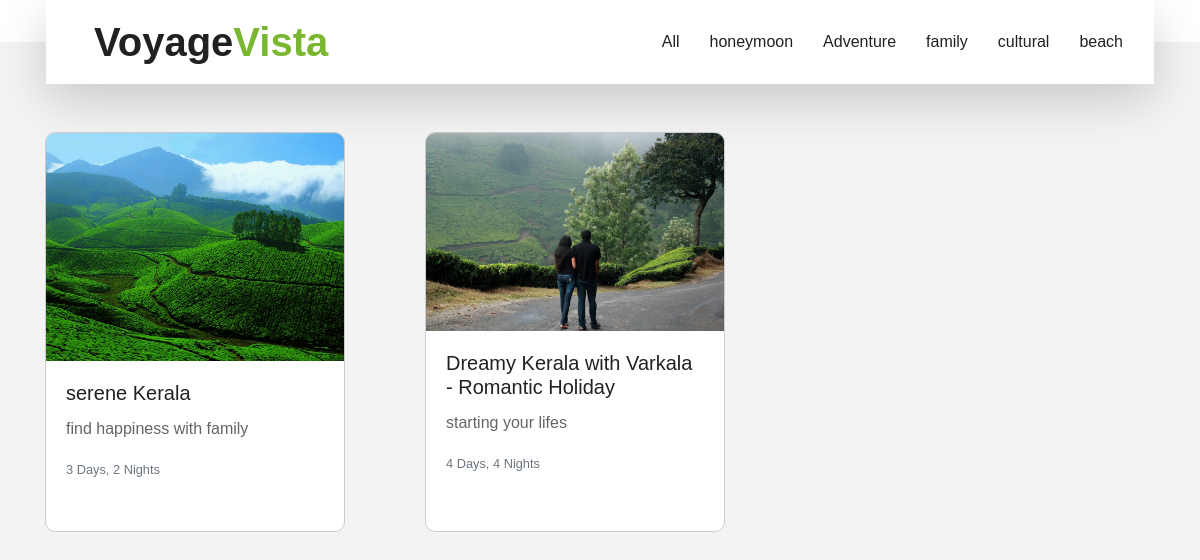
The page /package_details/ on the database its author committed.
### travelapp/models.py (models this page shows, shortened)
class Category(models.Model):
     Categoryname=models.CharField(max_length=200)

class Places(models.Model):
     category=models.ForeignKey(Category,on_delete=models.CASCADE)
     name=models.CharField(max_length=200)
     days=models.IntegerField()
     night=models.IntegerField()
     image=models.ImageField(upload_to='travelimages/',blank=True)
     description=models.CharField(max_length=2000)

### travelapp/views.py (the view)
# urls.py: path('package_details/',package_details,name='package_details'),
def package_details(request):
    categories = Category.objects.all()  # Retrieve all category objects
    category_id = request.GET.get('category_id')
    if category_id:
        selected_category = get_object_or_404(Category, id=category_id)
        places = Places.objects.filter(category_id=category_id)
    else:
        selected_category = None
        places = Places.objects.all()
    context = {'categories': categories, 'places': places, 'selected_category': selected_category}
    return render(request, 'packages_details.html', context)

### travelapp/templates/packages_details.html (shortened to what this page needs)
<!DOCTYPE html>
<html lang="en">
<head>
    <link rel="stylesheet" href="../static/css/style.css">
    <link rel="stylesheet" href="../static/css/Box.css">
    <link rel="stylesheet"href='../static/css/Card.css'>
</head>
<body>
    <header>
        <div class="container-fluid position-relative nav-bar p-0">
            <div class="container-lg position-relative p-0 px-lg-3" style="z-index: 9;">
                <nav class="navbar navbar-expand-lg bg-light navbar-light shadow-lg py-3 py-lg-0 pl-3 pl-lg-5">
                    <a href="#" class="navbar-brand">
                        <h1 class="m-0 text-primary"><span class="text-dark">Voyage</span>Vista</h1>
                    </a>
                    <div class="navbar-nav ml-auto py-0">
                        <ul class="navbar-nav">
                            <a href="{% url 'travelapp:package_details' %}" class="nav-link">All</a>
                            {% for category in categories %}
                            <a href="?category_id={{ category.id }}" class="nav-link">{{ category.Categoryname }}</a>
                            {% endfor %}
                        </ul>
                    </div>
                </nav>
            </div>
        </div>
    </header>
    <div class="container mt-5">
        <div class="row">
            {% for place in places %}
            <div class="col-md-4 mb-4">
                <div class="card">
                    <a href="{% url 'travelapp:itinerary' place.id %}">
                        <img class="card-img-top" src="{{ place.image.url }}" alt="Card image cap">
                    </a>
                    <div class="card-body">
                        <h5 class="card-title">{{ place.name }}</h5>
                        <p class="card-text">{{ place.description }}</p>
                        <p class="card-text"><small class="text-muted">{{ place.days }} Days, {{ place.night }} Nights</small></p>
                    </div>
                </div>
            </div>
            {% endfor %}
        </div>
    </div>
  </body>
</html>

### travelapp/static/css/Box.css (style rules this page uses)
.navbar-nav { list-style: none; padding: 0; margin: 0; display: flex; }
.nav-link { text-decoration: none; color: #000000; padding: 5px 10px; border-radius: 5px; }

### travelapp/static/css/Card.css (style rules this page uses)
.card { width: 300px; height: 400px; border: 1px solid #ccc; border-radius: 10px; overflow: hidden; }

### rows shown on the page
Category: Categoryname "honeymoon"
Category: Categoryname "Adventure"
Category: Categoryname "family"
Category: Categoryname "cultural"
Category: Categoryname "beach"
Places: image (picture), name "serene Kerala", description "find happiness with family", days "3", night "2"
Places: image (picture), name "Dreamy Kerala with Varkala - Romantic Holiday", description "starting your lifes", days "4", night "4"
